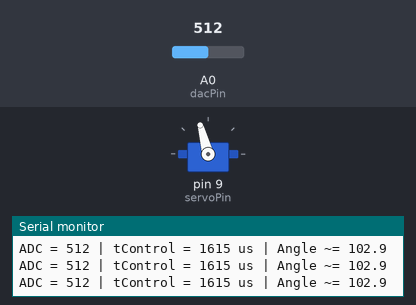
Recording of a sketch running on a simulated Arduino Uno, built with avr-gcc and run on an emulated ATmega328P. On the bench: servo, the last lines printed to the serial monitor. Wiring (inferred from the names in the program): servo: signal pin 9. The inputs (shaded band) are chosen by the test bench; at power-on: A0 (dacPin) = 512. Servo pulses on a pin are drawn as a servo (544–2400 µs = 0–180°).

Above: at 1.2 s.
1.3 s: A0 (dacPin) set to 488
At 2.5 s:
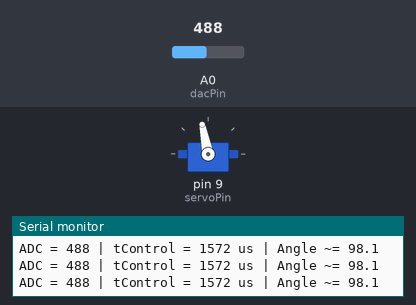
2.8 s: A0 (dacPin) set to 710
At 3.8 s:
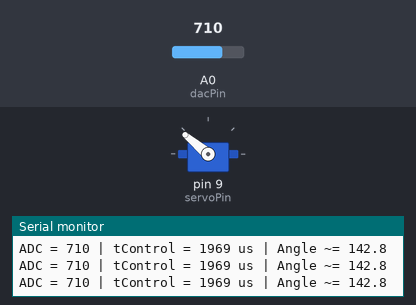
4.3 s: A0 (dacPin) set to 306
At 5.3 s:
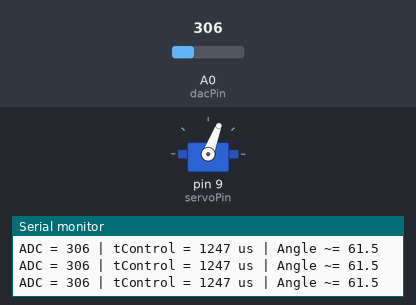
5.8 s: A0 (dacPin) set to 184
At 6.3 s:
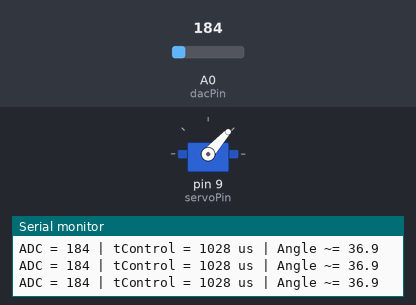
7.3 s: A0 (dacPin) set to 158
At 8.6 s:
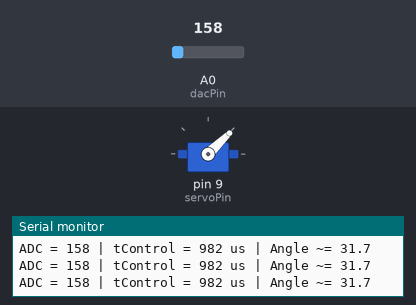
10.3 s: A0 (dacPin) set to 110
At 10.8 s:
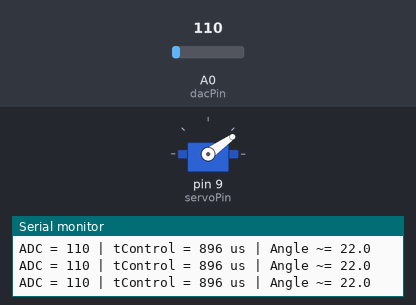
11.8 s: A0 (dacPin) set to 92
Timing chart, 0 to 14.8 s (numbered marks = the images above; inputs shaded):
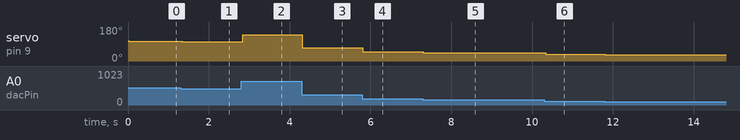

The sketch:

Exercise2_DAC_Servo.ino
```cpp
const int dacPin   = A0;
const int servoPin = 9;

const int tMin = 700;       // this changes the
const int tMax = 2300;      // adjust if needed
const int tPeriod = 20000;  // 20 ms

int adcMin = 0;    // set this to measured ADC for 000
int adcMax = 895;  // set this to measured ADC for 111

void setup() {
  pinMode(servoPin, OUTPUT);
  Serial.begin(9600);
  Serial.println("DAC -> Servo calibrated test");
}

void loop() {
  int adcValue = analogRead(dacPin);

  if (adcValue < adcMin) adcValue = adcMin;
  if (adcValue > adcMax) adcValue = adcMax;

  int tControl = map(adcValue, adcMin, adcMax, tMin, tMax);

  float angle = (tControl - tMin) * 180.0 / (tMax - tMin);
  if (angle < 0) angle = 0;
  if (angle > 180) angle = 180;

  digitalWrite(servoPin, HIGH);
  delayMicroseconds(tControl);
  digitalWrite(servoPin, LOW);
  delayMicroseconds(tPeriod - tControl);

  Serial.print("ADC = ");
  Serial.print(adcValue);
  Serial.print(" | tControl = ");
  Serial.print(tControl);
  Serial.print(" us | Angle ~= ");
  Serial.println(angle, 1);
}
```

Measured:
- after the input at 1.3 s, servo on pin 9 (servoPin): 105° → 101° at once
- after the input at 2.8 s, servo on pin 9 (servoPin): 101° → 140° at once
- after the input at 4.3 s, servo on pin 9 (servoPin): 140° → 69° at once
- after the input at 5.8 s, servo on pin 9 (servoPin): 69° → 48° at once
- after the input at 7.3 s, servo on pin 9 (servoPin): 48° → 44° at once
- after the input at 10.3 s, servo on pin 9 (servoPin): 44° → 35° at once
- after the input at 11.8 s, servo on pin 9 (servoPin): 35° → 32° at once
